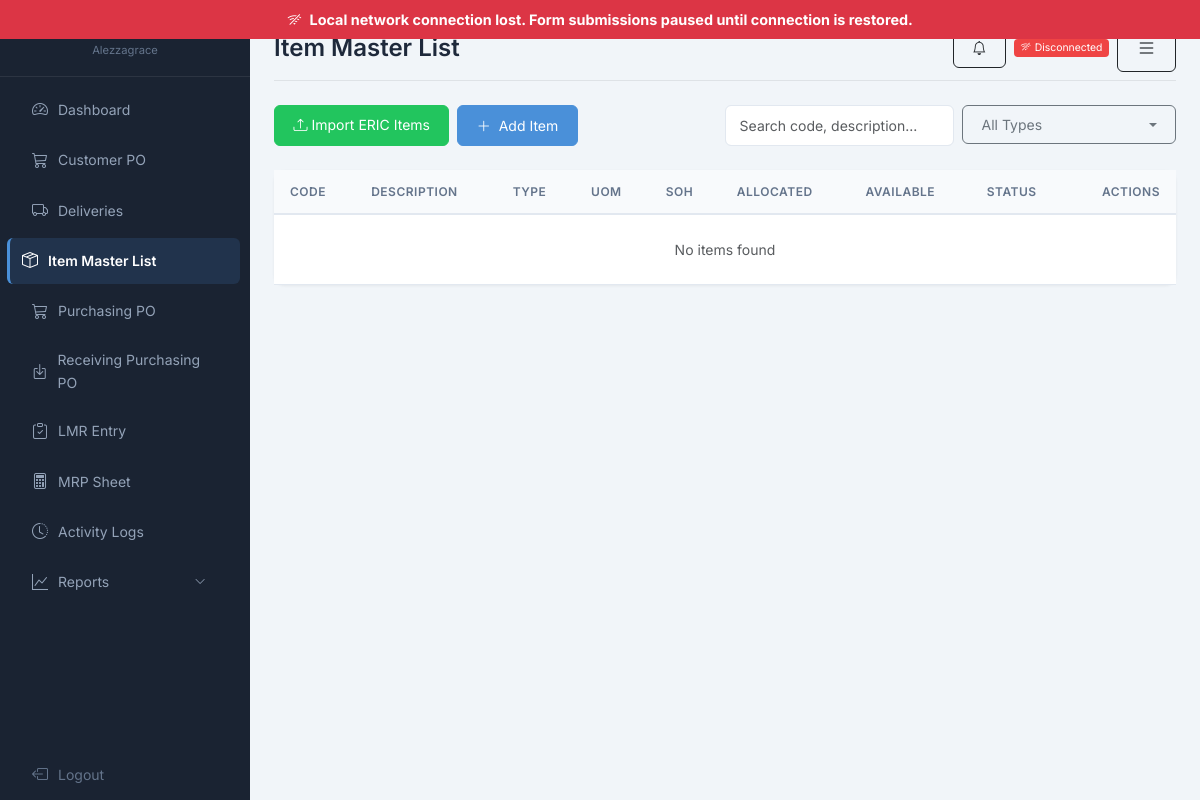
Page /?controller=warehouse&action=items (signed in) on the earlier database version.
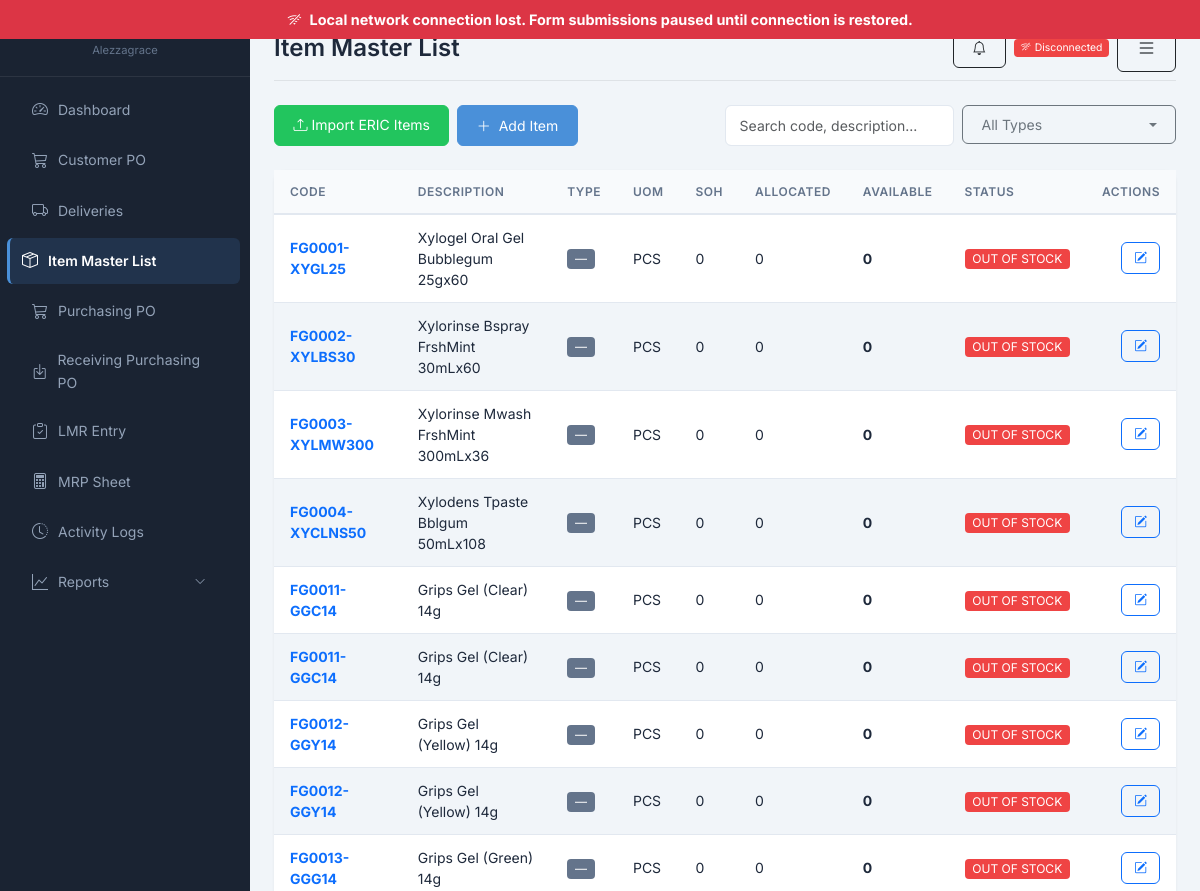
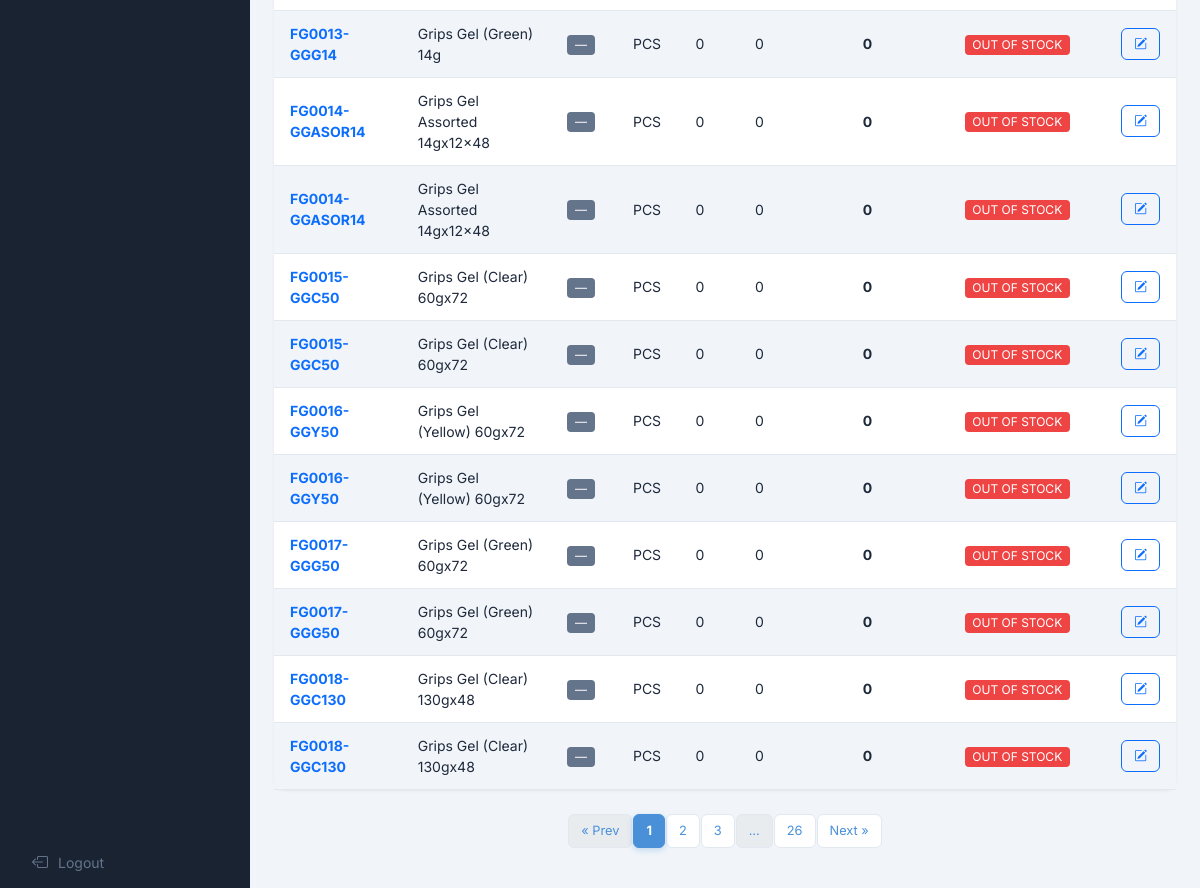
Same page on the later database version (2 pictures, top to bottom).
### tables this page shows
CREATE TABLE IF NOT EXISTS `items` (
  `item_id` int(11) NOT NULL AUTO_INCREMENT,
  `item_code` varchar(50) NOT NULL,
  `item_type` enum('RM','PM','FG','SFG','SUPPLIES') DEFAULT NULL,
  `raw_c_type` varchar(50) DEFAULT NULL,
  `item_description` varchar(255) NOT NULL,
  `customer_id` int(11) DEFAULT NULL,
  `item_uom` varchar(50) NOT NULL COMMENT 'Unit of Measurement',
  `uom_conversion` int(11) DEFAULT NULL COMMENT 'Units per case, e.g. 10 means 10 PCS = 1 CS. NULL when UOM is CS',
  `item_size` varchar(50) DEFAULT NULL,
  `item_amount` decimal(15,2) NOT NULL DEFAULT 0.00,
  `reorder_level` decimal(15,4) DEFAULT 0.0000,
  `date_created` datetime DEFAULT current_timestamp(),
  `status` tinyint(1) DEFAULT 1 COMMENT '0=inactive, 1=active',
  `remove` tinyint(1) DEFAULT 0 COMMENT '0=active, 1=soft deleted',
  `last_update` timestamp NOT NULL DEFAULT current_timestamp() ON UPDATE current_timestamp(),
  PRIMARY KEY (`item_id`),
  KEY `idx_item_code` (`item_code`),
  KEY `idx_status` (`status`),
  KEY `idx_remove` (`remove`)
);

### warehouse/controllers/WarehouseController.php (called while the page is built, shortened)
<?php
class WarehouseController {
    private $itemImportModel;
    public function __construct() {
        $this->itemImportModel = new ItemImportModel();
    }
    public function items() {
        $search = trim($_GET['search'] ?? '');
        $typeFilter = trim($_GET['item_type'] ?? '');
        $page = isset($_GET['page']) ? (int)$_GET['page'] : 1;
        $perPage = 20;
        $filters = [];
        $total = $this->itemImportModel->countWithStock($filters);
        $totalPages = max(1, (int)ceil($total / $perPage));
        $offset = ($page - 1) * $perPage;
        $data['items'] = $this->itemImportModel->getAllWithStock($filters, $perPage, $offset);
        $data['page'] = $page;
        $data['totalPages'] = $totalPages;
        $data['total'] = $total;
        $data['search'] = $search;
        $data['typeFilter'] = $typeFilter;
        $data['canEdit'] = (($_SESSION['department'] ?? '') === 'warehouse');
        $data['page_title'] = 'Item Master List';
        $this->render('items/index', $data);
    }
    private function render($view, $data = []) {
        extract($data);
        include __DIR__ . "/../views/{$view}.php";
    }
}

### core/BaseModel.php (called while the page is built, shortened)
<?php
class BaseModel {
    private static $host = 'localhost';
    private static $dbname = 'manufacturing_mgmt';
    private static $username = 'root';
    private static $password = '';
    private static $connection = null;
    public static function getConnection() {
        if (self::$connection === null) {
            try {
                $dsn = "mysql:host=" . self::$host . ";dbname=" . self::$dbname . ";charset=utf8mb4";
                self::$connection = new PDO($dsn, self::$username, self::$password);
                self::$connection->setAttribute(PDO::ATTR_ERRMODE, PDO::ERRMODE_EXCEPTION);
                self::$connection->setAttribute(PDO::ATTR_DEFAULT_FETCH_MODE, PDO::FETCH_ASSOC);
                self::$connection->setAttribute(PDO::ATTR_EMULATE_PREPARES, false);
            } catch (PDOException $e) {
                die("Connection failed: " . $e->getMessage());
            }
        }
        return self::$connection;
    }
}

### warehouse/models/ItemImportModel.php (called while the page is built, shortened)
<?php
class ItemImportModel extends BaseModel {
    private function stockQuery($filters = []) {
        $sql = "FROM view_inventory_status v
                JOIN items i ON v.item_id = i.item_id
                WHERE i.remove = 0";
        $params = [];
        return [$sql, $params];
    }
    public function getAllWithStock($filters = [], $limit = null, $offset = null) {
        [$from, $params] = $this->stockQuery($filters);
        $sql = "SELECT v.*, i.customer_id, i.date_created, i.status, i.remove
                {$from}
                ORDER BY v.item_code ASC";
        if ($limit !== null) {
            $limit = max(1, (int)$limit);
            $offset = max(0, (int)$offset);
            $sql .= " LIMIT {$limit} OFFSET {$offset}";
        }
        $stmt = self::getConnection()->prepare($sql);
        $stmt->execute($params);
        return $stmt->fetchAll();
    }
}

### app/helpers/format_helper.php (called while the page is built)
<?php
if (!function_exists('formatQty')) {
    function formatQty($val, $decimals = 4)
    {
        $num = floatval($val);
        if ($num == floor($num)) {
            return number_format($num, 0);
        }
        return rtrim(rtrim(number_format($num, $decimals, '.', ','), '0'), '.');
    }
}

### warehouse/views/items/index.php (the view, shortened to what the rows shown need)
<div class="card data-card">
    <div class="table-responsive">
        <table class="table table-hover mb-0">
            <thead>
                <tr>
                    <th>Code</th>
                    <th>Description</th>
                    <th>Type</th>
                    <th>UOM</th>
                    <th>SOH</th>
                    <th>Allocated</th>
                    <th>Available</th>
                    <th>Status</th>
                    <?php if ($canEdit ?? false): ?><th class="text-end">Actions</th><?php endif; ?>
                </tr>
            </thead>
            <tbody id="itemsTableBody">
                <?php foreach ($items as $item): ?>
                <tr data-item-row>
                    <td><strong class="text-primary"><?= htmlspecialchars($item['item_code']) ?></strong></td>
                    <td><?= htmlspecialchars($item['item_description']) ?></td>
                    <td>
                        <?php
                        $typeBadges = ['RM' => 'danger', 'PM' => 'info', 'FG' => 'success', 'SFG' => 'warning', 'SUPPLIES' => 'secondary'];
                        $badge = $typeBadges[$item['item_type']] ?? 'secondary';
                        ?>
                        <span class="badge bg-<?= $badge ?>"><?= $item['item_type'] ?? '—' ?></span>
                    </td>
                    <td><?= htmlspecialchars($item['item_uom']) ?></td>
                    <td><?= formatQty($item['total_soh'] ?? 0) ?></td>
                    <td><?= formatQty($item['total_allocated'] ?? 0) ?></td>
                    <td><strong><?= formatQty($item['available_stock'] ?? 0) ?></strong></td>
                    <td>
                        <?php
                        $statusColors = ['OUT OF STOCK' => 'danger', 'LOW STOCK' => 'warning', 'IN STOCK' => 'success'];
                        $color = $statusColors[$item['inventory_status']] ?? 'secondary';
                        ?>
                        <span class="badge bg-<?= $color ?>"><?= $item['inventory_status'] ?></span>
                    </td>
                    <?php if ($canEdit ?? false): ?>
                    <td class="text-end">
                        <button type="button" class="btn btn-sm btn-outline-primary adjust-soh-btn"
                                data-item-id="<?= (int)$item['item_id'] ?>"
                                data-code="<?= htmlspecialchars($item['item_code']) ?>"
                                data-description="<?= htmlspecialchars($item['item_description']) ?>"
                                title="Adjust SOH" aria-label="Adjust SOH">
                            <i class="bi bi-pencil-square"></i>
                        </button>
                    </td>
                    <?php endif; ?>
                </tr>
                <?php endforeach; ?>
            </tbody>
        </table>
    </div>
</div>

Differences in the rows shown:
added items: item_code "FG0001-XYGL25", item_description "Xylogel Oral Gel Bubblegum 25gx60", item_type "—", item_uom "PCS", total_soh "0", total_allocated "0", available_stock "0", inventory_status "OUT OF STOCK"
added items: item_code "FG0002-XYLBS30", item_description "Xylorinse Bspray FrshMint 30mLx60", item_type "—", item_uom "PCS", total_soh "0", total_allocated "0", available_stock "0", inventory_status "OUT OF STOCK"
added items: item_code "FG0003-XYLMW300", item_description "Xylorinse Mwash FrshMint 300mLx36", item_type "—", item_uom "PCS", total_soh "0", total_allocated "0", available_stock "0", inventory_status "OUT OF STOCK"
added items: item_code "FG0004-XYCLNS50", item_description "Xylodens Tpaste Bblgum 50mLx108", item_type "—", item_uom "PCS", total_soh "0", total_allocated "0", available_stock "0", inventory_status "OUT OF STOCK"
added items: item_code "FG0011-GGC14", item_description "Grips Gel (Clear) 14g", item_type "—", item_uom "PCS", total_soh "0", total_allocated "0", available_stock "0", inventory_status "OUT OF STOCK"
added items: item_code "FG0011-GGC14", item_description "Grips Gel (Clear) 14g", item_type "—", item_uom "PCS", total_soh "0", total_allocated "0", available_stock "0", inventory_status "OUT OF STOCK"
added items: item_code "FG0012-GGY14", item_description "Grips Gel (Yellow) 14g", item_type "—", item_uom "PCS", total_soh "0", total_allocated "0", available_stock "0", inventory_status "OUT OF STOCK"
added items: item_code "FG0012-GGY14", item_description "Grips Gel (Yellow) 14g", item_type "—", item_uom "PCS", total_soh "0", total_allocated "0", available_stock "0", inventory_status "OUT OF STOCK"
added items: item_code "FG0013-GGG14", item_description "Grips Gel (Green) 14g", item_type "—", item_uom "PCS", total_soh "0", total_allocated "0", available_stock "0", inventory_status "OUT OF STOCK"
added items: item_code "FG0013-GGG14", item_description "Grips Gel (Green) 14g", item_type "—", item_uom "PCS", total_soh "0", total_allocated "0", available_stock "0", inventory_status "OUT OF STOCK"
added items: item_code "FG0014-GGASOR14", item_description "Grips Gel Assorted 14gx12x48", item_type "—", item_uom "PCS", total_soh "0", total_allocated "0", available_stock "0", inventory_status "OUT OF STOCK"
added items: item_code "FG0014-GGASOR14", item_description "Grips Gel Assorted 14gx12x48", item_type "—", item_uom "PCS", total_soh "0", total_allocated "0", available_stock "0", inventory_status "OUT OF STOCK"
added items: item_code "FG0015-GGC50", item_description "Grips Gel (Clear) 60gx72", item_type "—", item_uom "PCS", total_soh "0", total_allocated "0", available_stock "0", inventory_status "OUT OF STOCK"
added items: item_code "FG0015-GGC50", item_description "Grips Gel (Clear) 60gx72", item_type "—", item_uom "PCS", total_soh "0", total_allocated "0", available_stock "0", inventory_status "OUT OF STOCK"
added items: item_code "FG0016-GGY50", item_description "Grips Gel (Yellow) 60gx72", item_type "—", item_uom "PCS", total_soh "0", total_allocated "0", available_stock "0", inventory_status "OUT OF STOCK"
added items: item_code "FG0016-GGY50", item_description "Grips Gel (Yellow) 60gx72", item_type "—", item_uom "PCS", total_soh "0", total_allocated "0", available_stock "0", inventory_status "OUT OF STOCK"
added items: item_code "FG0017-GGG50", item_description "Grips Gel (Green) 60gx72", item_type "—", item_uom "PCS", total_soh "0", total_allocated "0", available_stock "0", inventory_status "OUT OF STOCK"
added items: item_code "FG0017-GGG50", item_description "Grips Gel (Green) 60gx72", item_type "—", item_uom "PCS", total_soh "0", total_allocated "0", available_stock "0", inventory_status "OUT OF STOCK"
added items: item_code "FG0018-GGC130", item_description "Grips Gel (Clear) 130gx48", item_type "—", item_uom "PCS", total_soh "0", total_allocated "0", available_stock "0", inventory_status "OUT OF STOCK"
added items: item_code "FG0018-GGC130", item_description "Grips Gel (Clear) 130gx48", item_type "—", item_uom "PCS", total_soh "0", total_allocated "0", available_stock "0", inventory_status "OUT OF STOCK"
Other differences:
text no longer shown: "No items found"
text now shown: "« Prev Next »"
new list line: "1"
new list line: "2"
new list line: "3"
new list line: "26"
